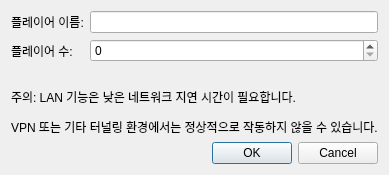
<?xml version="1.0" encoding="UTF-8"?>
<ui version="4.0">
 <class>LANStartHostDialog</class>
 <widget class="QDialog" name="LANStartHostDialog">
  <property name="geometry">
   <rect>
    <x>0</x>
    <y>0</y>
    <width>389</width>
    <height>202</height>
   </rect>
  </property>
  <property name="sizePolicy">
   <sizepolicy hsizetype="Preferred" vsizetype="Preferred">
    <horstretch>0</horstretch>
    <verstretch>0</verstretch>
   </sizepolicy>
  </property>
  <property name="windowTitle">
   <string>LAN 게임 호스트</string>
  </property>
  <layout class="QVBoxLayout" name="verticalLayout">
   <property name="sizeConstraint">
    <enum>QLayout::SizeConstraint::SetFixedSize</enum>
   </property>
   <item>
    <layout class="QFormLayout" name="formLayout">
     <item row="0" column="0">
      <widget class="QLabel" name="label">
       <property name="text">
        <string>플레이어 이름:</string>
       </property>
      </widget>
     </item>
     <item row="0" column="1">
      <widget class="QLineEdit" name="txtPlayerName"/>
     </item>
     <item row="1" column="0">
      <widget class="QLabel" name="label_2">
       <property name="text">
        <string>플레이어 수:</string>
       </property>
      </widget>
     </item>
     <item row="1" column="1">
      <widget class="QSpinBox" name="sbNumPlayers"/>
     </item>
     <item row="3" column="0" colspan="2">
      <widget class="QLabel" name="label_3">
       <property name="text">
        <string>&lt;html&gt;&lt;head/&gt;&lt;body&gt;&lt;p&gt;주의: LAN 기능은 낮은 네트워크 지연 시간이 필요합니다.&lt;/p&gt;&lt;p&gt;VPN 또는 기타 터널링 환경에서는 정상적으로 작동하지 않을 수 있습니다.&lt;/p&gt;&lt;/body&gt;&lt;/html&gt;</string>
       </property>
      </widget>
     </item>
     <item row="2" column="0" colspan="2">
      <widget class="QLabel" name="label_4">
       <property name="text">
        <string/>
       </property>
      </widget>
     </item>
    </layout>
   </item>
   <item>
    <widget class="QDialogButtonBox" name="buttonBox">
     <property name="orientation">
      <enum>Qt::Orientation::Horizontal</enum>
     </property>
     <property name="standardButtons">
      <set>QDialogButtonBox::StandardButton::Cancel|QDialogButtonBox::StandardButton::Ok</set>
     </property>
    </widget>
   </item>
  </layout>
 </widget>
 <resources/>
 <connections>
  <connection>
   <sender>buttonBox</sender>
   <signal>accepted()</signal>
   <receiver>LANStartHostDialog</receiver>
   <slot>accept()</slot>
   <hints>
    <hint type="sourcelabel">
     <x>248</x>
     <y>254</y>
    </hint>
    <hint type="destinationlabel">
     <x>157</x>
     <y>274</y>
    </hint>
   </hints>
  </connection>
  <connection>
   <sender>buttonBox</sender>
   <signal>rejected()</signal>
   <receiver>LANStartHostDialog</receiver>
   <slot>reject()</slot>
   <hints>
    <hint type="sourcelabel">
     <x>316</x>
     <y>260</y>
    </hint>
    <hint type="destinationlabel">
     <x>286</x>
     <y>274</y>
    </hint>
   </hints>
  </connection>
 </connections>
</ui>
